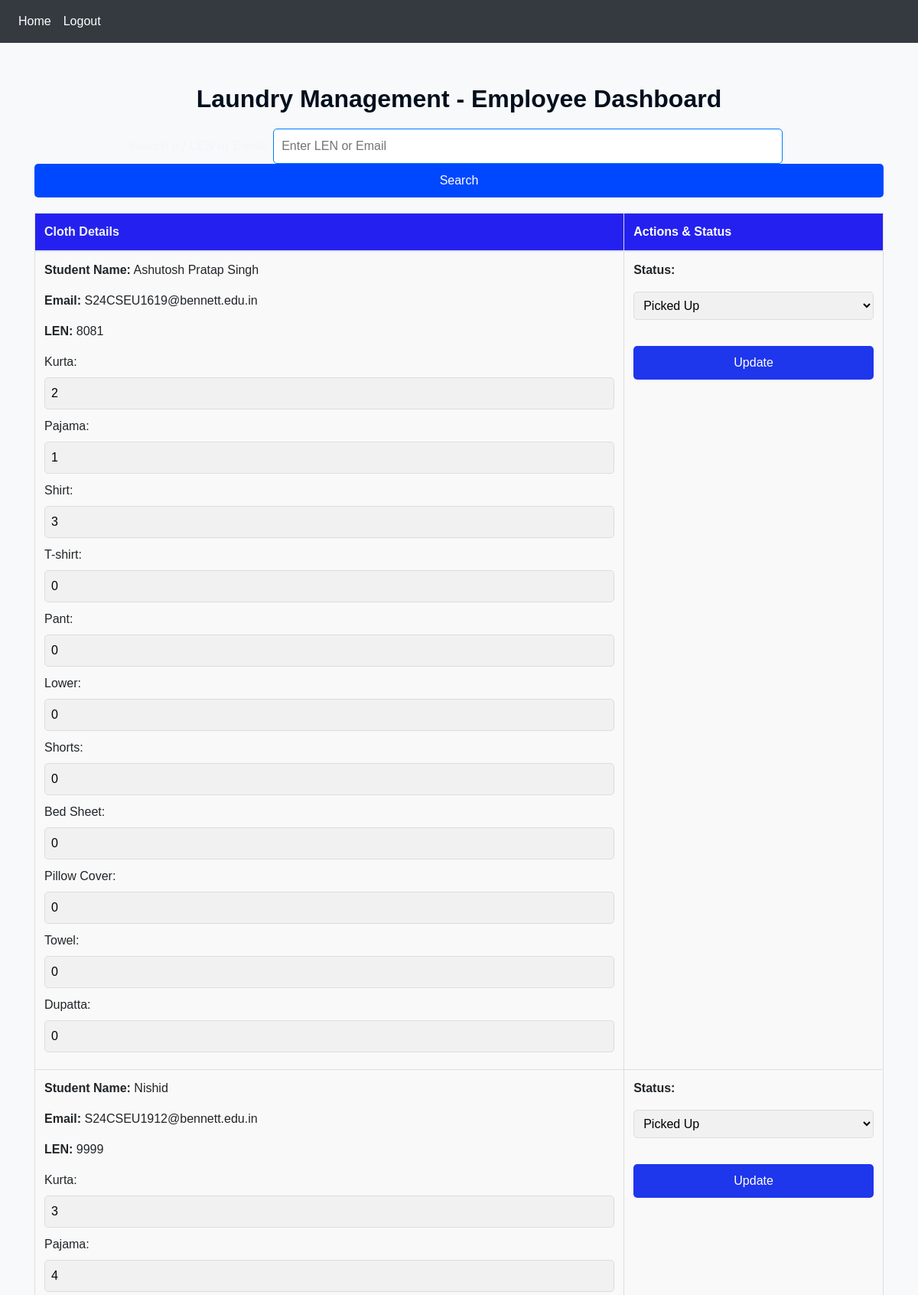
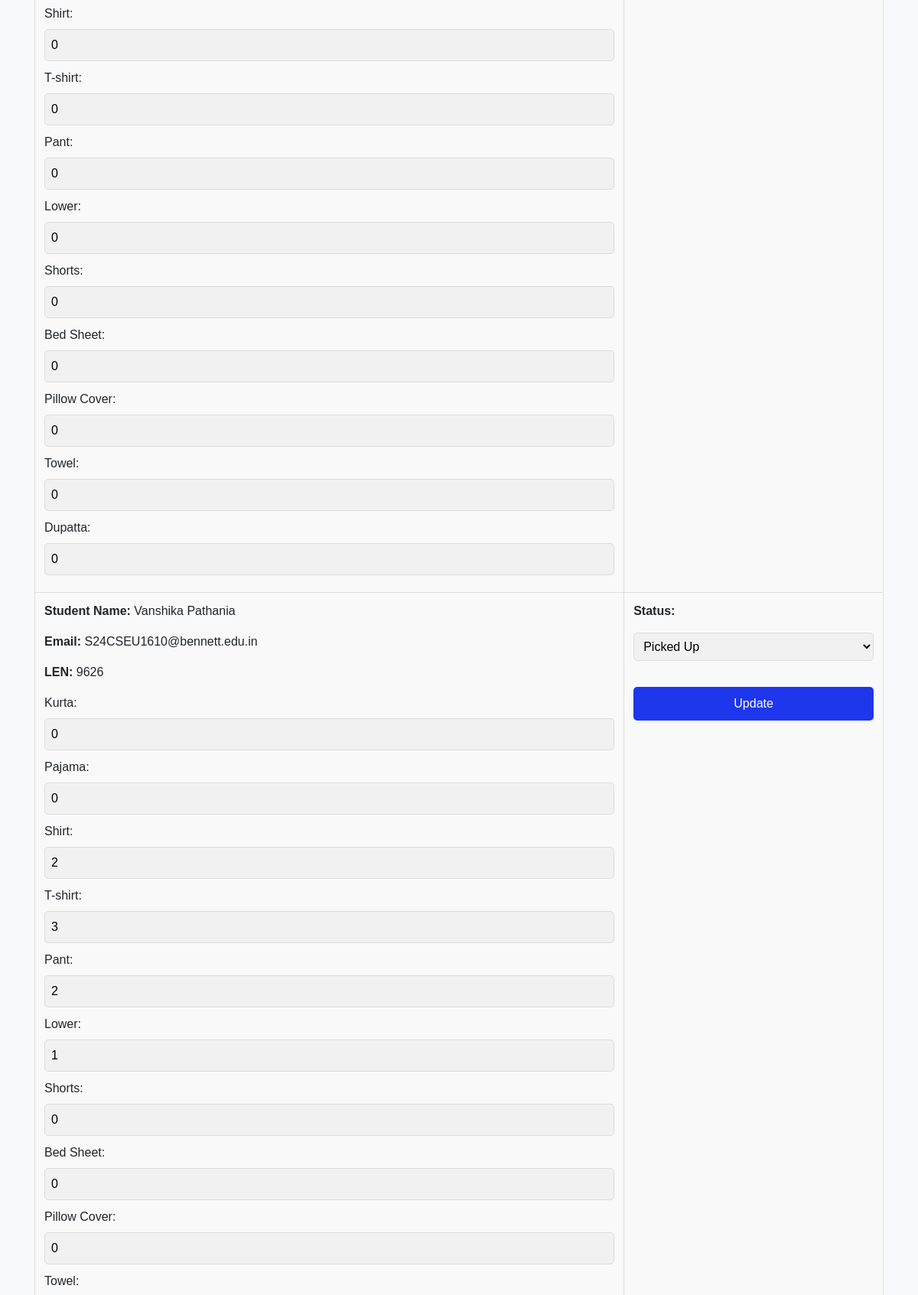
Page /laundry_management (signed in, upper part) on the committed database (2 pictures, top to bottom).
### website/models.py (models this page shows)
class Clothdetails(db.Model):
    id = db.Column(db.Integer, primary_key=True)
    kurta = db.Column(db.Integer, default=0)
    pajama = db.Column(db.Integer, default=0)
    shirt = db.Column(db.Integer, default=0)
    tshirt = db.Column(db.Integer, default=0)
    pant = db.Column(db.Integer, default=0)
    lower = db.Column(db.Integer, default=0)
    shorts = db.Column(db.Integer, default=0)
    bedsheet = db.Column(db.Integer, default=0)
    pillowcover = db.Column(db.Integer, default=0)
    towel = db.Column(db.Integer, default=0)
    duppata = db.Column(db.Integer, default=0)
    status = db.Column(db.String(20))
    student_id = db.Column(db.Integer, db.ForeignKey("student.id"), nullable=False)

class Student(db.Model, UserMixin):
    id = db.Column(db.Integer, primary_key=True)
    email = db.Column(db.String(150), unique=True)
    name = db.Column(db.String(150))
    Len = db.Column(db.String(4))  # Assuming this stores a student's length or ID
    password = db.Column(db.String(150))
    clothdetails = db.relationship("Clothdetails", backref="student", lazy=True)

### website/views.py (the view)
@views.route('/laundry_management', methods=['GET', 'POST'])
@employee_login_required
def laundry_management():
    query = request.args.get('query')  # Get search query from the GET request
    if query:
        students = Student.query.filter((Student.Len == query) | (Student.email == query)).all()
        cloth_entries = []
        for student in students:
            cloth_details = Clothdetails.query.filter_by(student_id=student.id).first()
            if cloth_details:
                cloth_entries.append((cloth_details, student))
    else:
        cloth_entries = []
        all_students = Student.query.all()
        for student in all_students:
            cloth_details = Clothdetails.query.filter_by(student_id=student.id).first()
            if cloth_details:
                cloth_entries.append((cloth_details, student))
    return render_template('laundrymain.html', cloth_entries=cloth_entries, user=current_user)

### website/__init__.py (called while the page is built)
def create_app():
    app.config['SECRET_KEY'] = "@Adarsh30"
    app.config["SQLALCHEMY_DATABASE_URI"] = f"sqlite:///{DB_NAME}"
    db.init_app(app)
    from .views import views
    from .auth import auth
    app.register_blueprint(views, url_prefix="/")
    app.register_blueprint(auth, url_prefix="/")
    from .models import Student, Clothdetails, Employee
    with app.app_context():
        if not path.exists("website/" + DB_NAME):
            db.create_all()
            print("Created Database!")
        else:
            print("Database already exists.")
    login_manager = LoginManager()
    login_manager.login_view = "auth.login"
    login_manager.init_app(app)
    @login_manager.user_loader
    def load_user(user_id):
        user = Student.query.get(user_id) or Employee.query.get(user_id)
        return user
    return app

def employee_login_required(func):
    @wraps(func)
    def wrapper(*args, **kwargs):
        if not current_user.is_authenticated:  # Check if user is logged in
            flash("Please log in to access this page.", category="error")
            return redirect(url_for("auth.laundrylogin"))  # Redirect to employee login
        if hasattr(current_user, 'role') and current_user.role != "employee":
            flash("Unauthorized access.", category="error")
            return redirect(url_for("views.laundry_management"))  # Redirect to some safe page
        return func(*args, **kwargs)
    return wrapper

### website/templates/laundrymain.html (shortened to what this page needs)
{% extends "laundrybase.html" %}
{% block content %}
<h2 class="text-center" style="color: #020f1d; font-weight: bold;">Laundry Management - Employee Dashboard</h2>
<div class="search-form">
    <form method="GET" action="{{ url_for('views.laundry_management') }}">
        <label for="search" style="color: #f4f7f9; font-weight: bold;">Search by LEN or Email:</label>
        <input type="text" id="search" name="query" placeholder="Enter LEN or Email" required>
        <button type="submit" class="btn btn-primary">Search</button>
    </form>
</div>
<table class="table table-striped">
    <thead>
        <tr>
            <th style="color: #f1f3f5;">Cloth Details</th>
            <th style="color: #fcfdfe;">Actions & Status</th>
        </tr>
    </thead>
    <tbody>
        {% for cloth, student in cloth_entries %}
        <tr>
            <td style="vertical-align: top;">
                <p><strong>Student Name:</strong> {{ student.name }}</p>
                <p><strong>Email:</strong> {{ student.email }}</p>
                <p><strong>LEN:</strong> {{ student.Len }}</p>
                <form method="POST" action="{{ url_for('views.update_cloth_details') }}">
                    <div>
                        <label>Kurta:</label> <input type="number" name="kurta" value="{{ cloth.kurta }}" min="0"><br>
                        <label>Pajama:</label> <input type="number" name="pajama" value="{{ cloth.pajama }}" min="0"><br>
                        <label>Shirt:</label> <input type="number" name="shirt" value="{{ cloth.shirt }}" min="0"><br>
                        <label>T-shirt:</label> <input type="number" name="tshirt" value="{{ cloth.tshirt }}" min="0"><br>
                        <label>Pant:</label> <input type="number" name="pant" value="{{ cloth.pant }}" min="0"><br>
                        <label>Lower:</label> <input type="number" name="lower" value="{{ cloth.lower }}" min="0"><br>
                        <label>Shorts:</label> <input type="number" name="shorts" value="{{ cloth.shorts }}" min="0"><br>
                        <label>Bed Sheet:</label> <input type="number" name="bedsheet" value="{{ cloth.bedsheet }}" min="0"><br>
                        <label>Pillow Cover:</label> <input type="number" name="pillowcover" value="{{ cloth.pillowcover }}" min="0"><br>
                        <label>Towel:</label> <input type="number" name="towel" value="{{ cloth.towel }}" min="0"><br>
                        <label>Dupatta:</label> <input type="number" name="duppata" value="{{ cloth.duppata }}" min="0"><br>
                    </div>
            </td>
            <td style="vertical-align: top;">
                <p><strong>Status:</strong></p>
                <select name="status" style="border-radius: 5px; padding: 8px; width: 100%; background-color: #f1f1f1;">
                    <option value="pickedup" {% if cloth.status == 'recieved' %}selected{% endif %}>Picked Up</option>
                </select>
                <br><br>
                <button type="submit" class="btn btn-primary btn-block">Update</button>
            </td>
        </tr>
        {% endfor %}
    </tbody>
</table>
{% endblock %}

### website/templates/laundrybase.html (shortened to what this page needs)
<!DOCTYPE html>
<html lang="en">
<head>
    <link
      rel="stylesheet"
      href="https://stackpath.bootstrapcdn.com/bootstrap/4.4.1/css/bootstrap.min.css"
    />
    <link
      rel="stylesheet"
      href="https://stackpath.bootstrapcdn.com/font-awesome/4.7.0/css/font-awesome.min.css"
    />
</head>
<body>
    <nav class="navbar navbar-expand-lg navbar-dark bg-dark">
        <div class="collapse navbar-collapse" id="navbar">
            <div class="navbar-nav">
              {% if user.is_authenticated %}
              <a
                class="nav-item nav-link {% if request.endpoint == 'home' %}active{% endif %}"
                id="home"
                href="/laundry_management"
              >
                Home
              </a>
              <a class="nav-item nav-link" id="logout" href="/laundrylogout">Logout</a>
              {% else %}
              <a class="nav-item nav-link {% if request.endpoint == 'login' %}active{% endif %}" id="login" href="/laundrylogin">Login</a>
              <a class="nav-item nav-link {% if request.endpoint == 'signup' %}active{% endif %}" id="signup" href="/laundrysignup">Sign Up</a>
              {% endif %}
            </div>
        </div>
    </nav>
    <div class="container mt-4">
        {% block content %}
        {% endblock %}
    </div>
</body>
</html>

### website/templates/laundrybase.html (style rules this page uses)
body { background-color: #f8f9fa; font-family: 'Arial', sans-serif; }
.navbar { background-color: #007BFF; }
.navbar-nav .nav-link { color: white !important; }
.container { padding-top: 30px; }

### website/templates/laundrymain.html (style rules this page uses)
h2 { font-family: 'Arial', sans-serif; color: #007BFF; font-size: 2rem; margin-bottom: 20px; }
.search-form { margin-bottom: 20px; text-align: center; }
.search-form input { padding: 10px; border-radius: 5px; width: 60%; margin-right: 10px; border: 1px solid #007BFF; }
.search-form button { padding: 10px 20px; border-radius: 5px; background-color: #0048ff; color: white; border: none; cursor: pointer; }
table { width: 100%; border-collapse: collapse; margin-top: 20px; }
table th, table td { padding: 12px; text-align: left; border: 1px solid #ddd; }
table th { background-color: #2421f0; color: white; }
table td { background-color: #f9f9f9; }
input[type="number"], select { border-radius: 5px; padding: 8px; width: 100%; margin-bottom: 10px; background-color: #f1f1f1; border: 1px solid #ddd; }
.btn-primary { background-color: #1e36ec; border: none; border-radius: 5px; color: white; padding: 10px; width: 100%; cursor: pointer; }

### rows in the picture
Clothdetails: name "Ashutosh Pratap Singh", email "S24CSEU1619@bennett.edu.in", Len "8081", kurta "2", pajama "1", shirt "3", tshirt "0", pant "0", lower "0", shorts "0", bedsheet "0", pillowcover "0", towel "0", duppata "0", status "Picked Up"
Clothdetails: name "Nishid", email "S24CSEU1912@bennett.edu.in", Len "9999", kurta "3", pajama "4", shirt "0", tshirt "0", pant "0", lower "0", shorts "0", bedsheet "0", pillowcover "0", towel "0", duppata "0", status "Picked Up"
Clothdetails: name "Vanshika Pathania", email "S24CSEU1610@bennett.edu.in", Len "9626", kurta "0", pajama "0", shirt "2", tshirt "3", pant "2", lower "1", shorts "0", bedsheet "0", pillowcover "0", status "Picked Up"
